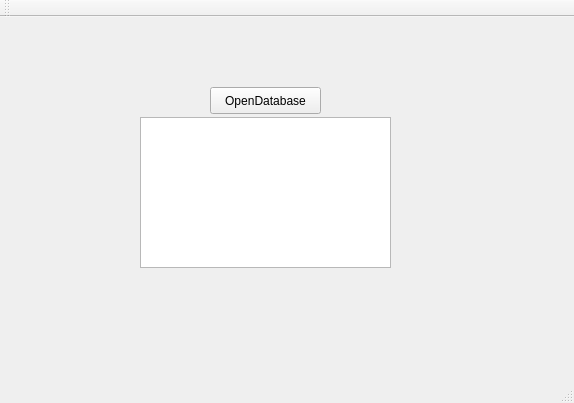
<?xml version="1.0" encoding="UTF-8"?>
<ui version="4.0">
 <class>MainWindow</class>
 <widget class="QMainWindow" name="MainWindow">
  <property name="geometry">
   <rect>
    <x>0</x>
    <y>0</y>
    <width>574</width>
    <height>403</height>
   </rect>
  </property>
  <property name="windowTitle">
   <string>MainWindow</string>
  </property>
  <widget class="QWidget" name="centralWidget">
   <widget class="QPushButton" name="pushButton">
    <property name="geometry">
     <rect>
      <x>210</x>
      <y>70</y>
      <width>111</width>
      <height>27</height>
     </rect>
    </property>
    <property name="text">
     <string>OpenDatabase</string>
    </property>
   </widget>
   <widget class="QTextEdit" name="textEdit">
    <property name="geometry">
     <rect>
      <x>140</x>
      <y>100</y>
      <width>251</width>
      <height>151</height>
     </rect>
    </property>
   </widget>
  </widget>
  <widget class="QMenuBar" name="menuBar">
   <property name="geometry">
    <rect>
     <x>0</x>
     <y>0</y>
     <width>574</width>
     <height>25</height>
    </rect>
   </property>
  </widget>
  <widget class="QToolBar" name="mainToolBar">
   <attribute name="toolBarArea">
    <enum>TopToolBarArea</enum>
   </attribute>
   <attribute name="toolBarBreak">
    <bool>false</bool>
   </attribute>
  </widget>
  <widget class="QStatusBar" name="statusBar"/>
 </widget>
 <layoutdefault spacing="6" margin="11"/>
 <resources/>
 <connections/>
</ui>
